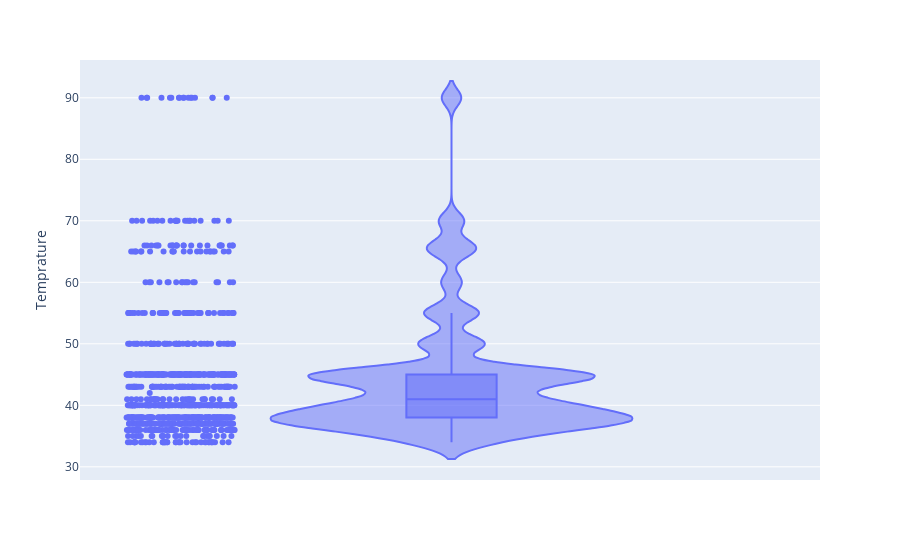

Here is the notebook cell this chart was saved with:
### Code cell
# graficamos diagrama de violín con data y diagrama de caja para la variable Temprature
fig = px.violin(df, y="Temprature", box=True, 
                points='all', 
               )
fig.show()

### Figure 1 — Plotly figure (JSON) as saved in the notebook; plotly's stock layout.template omitted (floating-point values rounded to 4 significant figures; data arrays with more than 128 entries replaced by an {"elided": "..."} marker saying what was removed)
{"data": [{"alignmentgroup": "True", "box": {"visible": true}, "hovertemplate": "Temprature=%{y}<extra></extra>", "legendgroup": "", "marker": {"color": "#636efa"}, "name": "", "offsetgroup": "", "orientation": "v", "points": "all", "scalegroup": "True", "showlegend": false, "type": "violin", "x0": " ", "xaxis": "x", "y": {"elided": "1059 int values"}, "y0": " ", "yaxis": "y"}], "layout": {"legend": {"tracegroupgap": 0}, "margin": {"t": 60}, "violinmode": "group", "xaxis": {"anchor": "y", "domain": [0, 1]}, "yaxis": {"anchor": "x", "domain": [0, 1], "title": {"text": "Temprature"}}}}
